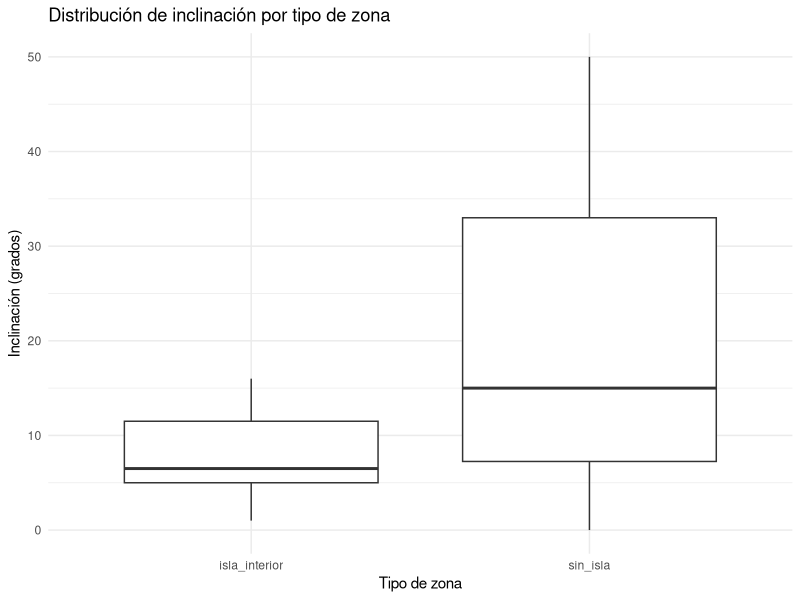
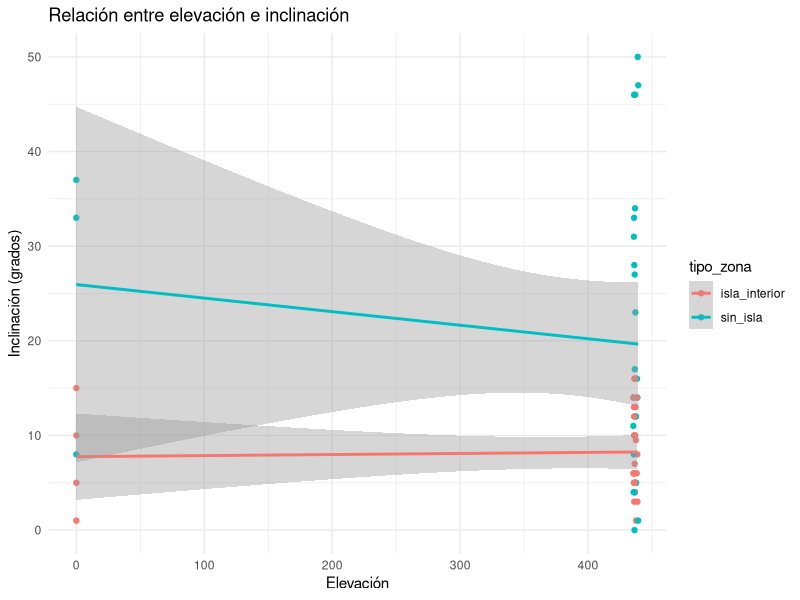
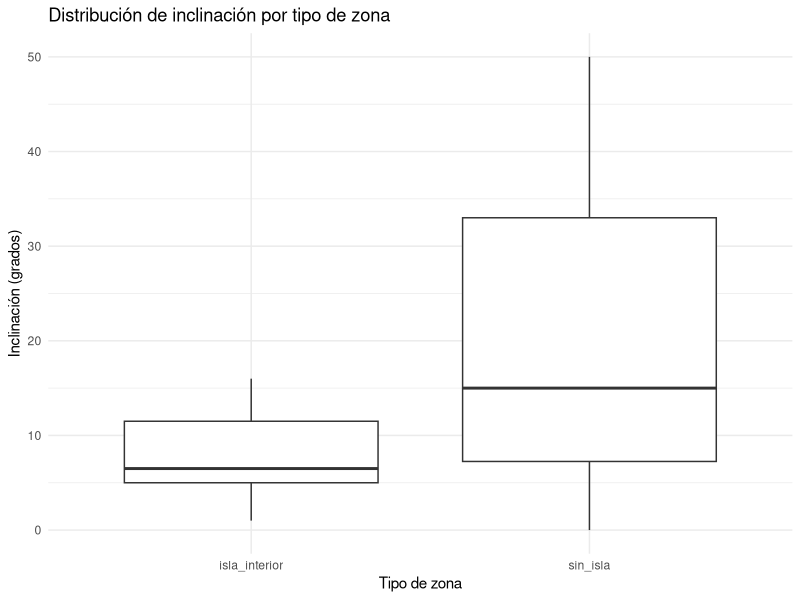
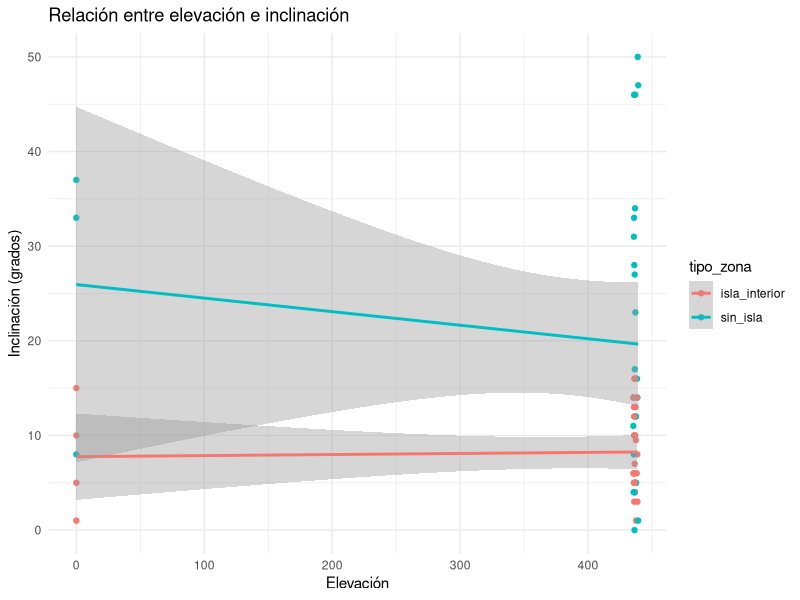
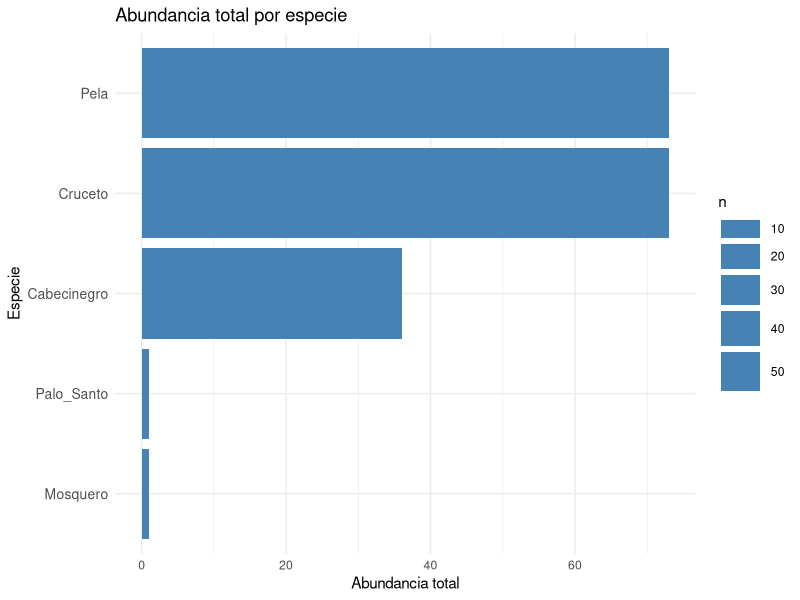
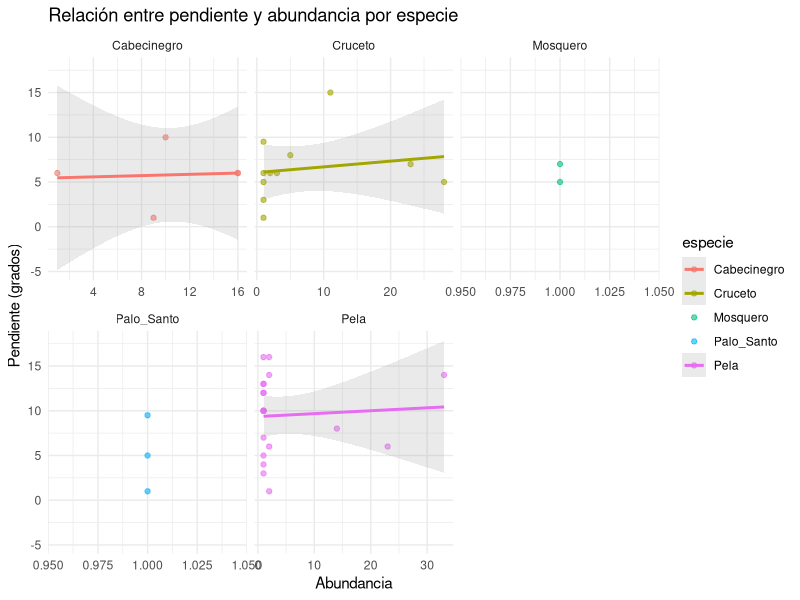
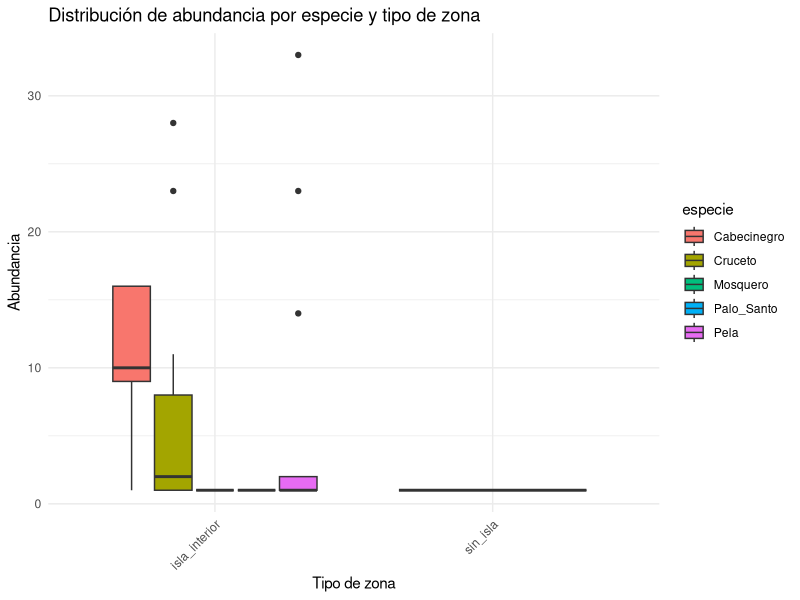
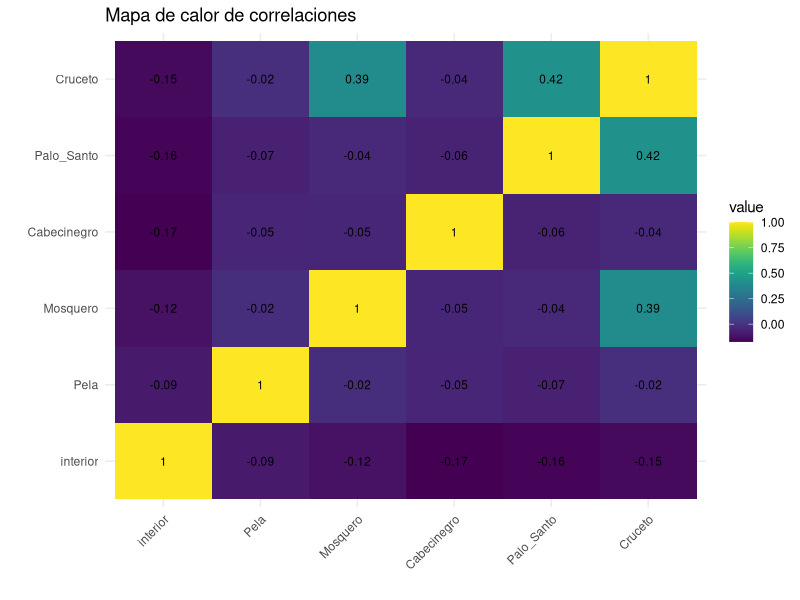

Source code (R) for these figures, in order:
install.packages(c("tidyverse", "car", "ggplot2", "rstatix", "gridExtra"))

# Cargar las bibliotecas necesarias
library(tidyverse)
library(car)
library(ggplot2)
library(rstatix)
library(gridExtra)

# Leer los datos
datos <- read.csv("data.csv")

# Limpiar y preparar los datos
datos_filtrados <- datos %>%
  filter(!str_detect(Title, "^Punto")) %>%  # Eliminar los puntos de vértices
  mutate(
    tipo_zona = case_when(
      Title == "Planta" & !is.na(interior) ~ "isla_interior",
      Title == "Planta" & !is.na(exterior) ~ "isla_exterior",
      Title == "Suelo" ~ "sin_isla",
      TRUE ~ "otros"
    )
  ) %>%
  filter(tipo_zona %in% c("isla_interior", "isla_exterior", "sin_isla")) %>%
  # Convertir NA a 0 en columnas numéricas específicas
  mutate(across(c(interior, exterior), ~replace_na(., 0)))

# 1. Análisis Descriptivo
estadisticas_descriptivas <- datos_filtrados %>%
  group_by(tipo_zona) %>%
  summarise(
    n = n(),
    media_interior = mean(interior, na.rm = TRUE),
    sd_interior = sd(interior, na.rm = TRUE),
    media_elevation = mean(Elevation, na.rm = TRUE),
    sd_elevation = sd(Elevation, na.rm = TRUE)
  )

print("Estadísticas Descriptivas:")
print(estadisticas_descriptivas)

# 2. Test de Normalidad
# Función para realizar test de normalidad de manera segura
test_normalidad <- function(x) {
  if (length(na.omit(x)) >= 3) {  # Shapiro-Wilk necesita al menos 3 observaciones
    test <- shapiro.test(na.omit(x))
    return(data.frame(
      shapiro_stat = test$statistic,
      shapiro_p = test$p.value
    ))
  } else {
    return(data.frame(
      shapiro_stat = NA,
      shapiro_p = NA
    ))
  }
}

normalidad_test <- datos_filtrados %>%
  group_by(tipo_zona) %>%
  summarise(
    test_result = list(test_normalidad(interior))
  ) %>%
  unnest(test_result)

print("\nTest de Normalidad:")
print(normalidad_test)

# 3. Visualización de la distribución
p1 <- ggplot(datos_filtrados, aes(x = tipo_zona, y = interior)) +
  geom_boxplot() +
  theme_minimal() +
  labs(title = "Distribución de inclinación por tipo de zona",
       x = "Tipo de zona",
       y = "Inclinación (grados)")

print(p1)
ggsave("boxplot_inclinacion.png", p1)

# 4. Análisis Estadístico
# Kruskal-Wallis para comparación general
if (length(unique(datos_filtrados$tipo_zona)) >= 2) {
  kruskal_result <- kruskal.test(interior ~ tipo_zona, data = datos_filtrados)
  print("\nResultados Kruskal-Wallis:")
  print(kruskal_result)
  
  # Pruebas post-hoc de Dunn con corrección de Bonferroni
  dunn_test <- datos_filtrados %>%
    dunn_test(interior ~ tipo_zona, p.adjust.method = "bonferroni")
  print("\nPruebas post-hoc de Dunn:")
  print(dunn_test)
}

# 5. Análisis de correlación entre elevación e inclinación
# Usar método de Spearman que es más robusto para datos no normales y con empates
datos_cor <- datos_filtrados %>%
  filter(!is.na(interior) & !is.na(Elevation))

if (nrow(datos_cor) > 0) {
  correlation_test <- cor.test(datos_cor$interior, 
                               datos_cor$Elevation, 
                               method = "spearman",
                               exact = FALSE)  # Usar aproximación para manejar empates
  
  print("\nCorrelación entre elevación e inclinación (Spearman):")
  print(correlation_test)
}

# 6. Visualización de la relación elevación-inclinación
p2 <- ggplot(datos_filtrados, aes(x = Elevation, y = interior, color = tipo_zona)) +
  geom_point() +
  geom_smooth(method = "lm", se = TRUE) +
  theme_minimal() +
  labs(title = "Relación entre elevación e inclinación",
       x = "Elevación",
       y = "Inclinación (grados)")

print(p2)
ggsave("scatter_elevacion_inclinacion.png", p2)

# 7. Análisis de vegetación específica
especies <- datos_filtrados %>%
  group_by(tipo_zona) %>%
  summarise(across(
    c(Pela, Mosquero, Cabecinegro, Palo_Santo, Cruceto),
    ~mean(., na.rm = TRUE)
  ))

print("\nResumen de presencia de especies por zona:")
print(especies)

# 8. Guardar resultados en un archivo
sink("resultados_analisis.txt")
cat("RESULTADOS DEL ANÁLISIS ECOLÓGICO\n\n")
cat("1. Estadísticas Descriptivas:\n")
print(estadisticas_descriptivas)
cat("\n2. Test de Normalidad:\n")
print(normalidad_test)
if (exists("kruskal_result")) {
  cat("\n3. Resultados Kruskal-Wallis:\n")
  print(kruskal_result)
  cat("\n4. Pruebas post-hoc de Dunn:\n")
  print(dunn_test)
}
if (exists("correlation_test")) {
  cat("\n5. Correlación Spearman:\n")
  print(correlation_test)
}
cat("\n6. Resumen de especies por zona:\n")
print(especies)
sink()



## Plots adicionales
# Cargar las bibliotecas necesarias
library(tidyverse)
library(ggplot2)
library(gridExtra)
library(reshape2)
library(viridis)

# 1. Preparar los datos para especies
datos_especies <- datos_filtrados %>%
  select(tipo_zona, interior, exterior, Elevation, 
         Pela, Mosquero, Cabecinegro, Palo_Santo, Cruceto) %>%
  mutate(across(c(Pela:Cruceto), ~replace_na(., 0)))

# 2. Abundancia total de cada especie
p1 <- datos_especies %>%
  select(Pela:Cruceto) %>%
  gather(key = "especie", value = "abundancia") %>%
  ggplot(aes(x = reorder(especie, abundancia), y = abundancia)) +
  geom_bar(stat = "sum", fill = "steelblue") +
  coord_flip() +
  theme_minimal() +
  labs(title = "Abundancia total por especie",
       x = "Especie",
       y = "Abundancia total") +
  theme(axis.text.y = element_text(size = 10))

# 3. Relación entre pendiente y abundancia por especie
datos_long <- datos_especies %>%
  gather(key = "especie", value = "abundancia", Pela:Cruceto) %>%
  filter(abundancia > 0)  # Solo mantener registros con presencia

p2 <- ggplot(datos_long, aes(x = abundancia, y = interior, color = especie)) +
  geom_point(alpha = 0.6) +
  geom_smooth(method = "lm", se = TRUE, alpha = 0.2) +
  theme_minimal() +
  labs(title = "Relación entre pendiente y abundancia por especie",
       x = "Abundancia",
       y = "Pendiente (grados)") +
  facet_wrap(~especie, scales = "free_x")

# 4. Distribución de especies por tipo de zona
p3 <- datos_long %>%
  filter(abundancia > 0) %>%
  ggplot(aes(x = tipo_zona, y = abundancia, fill = especie)) +
  geom_boxplot() +
  theme_minimal() +
  theme(axis.text.x = element_text(angle = 45, hjust = 1)) +
  labs(title = "Distribución de abundancia por especie y tipo de zona",
       x = "Tipo de zona",
       y = "Abundancia")

# 5. Mapa de calor de correlaciones
matriz_cor <- datos_especies %>%
  select(interior, Pela:Cruceto) %>%
  cor(use = "pairwise.complete.obs")

p4 <- ggplot(data = melt(matriz_cor), aes(x = Var1, y = Var2, fill = value)) +
  geom_tile() +
  scale_fill_viridis() +
  theme_minimal() +
  theme(axis.text.x = element_text(angle = 45, hjust = 1)) +
  labs(title = "Mapa de calor de correlaciones",
       x = "", y = "") +
  geom_text(aes(label = round(value, 2)), size = 3)

# 6. Relación entre elevación y abundancia por especie
p5 <- ggplot(datos_long, aes(x = Elevation, y = abundancia, color = especie)) +
  geom_point() +
  geom_smooth(method = "lm", se = TRUE) +
  theme_minimal() +
  labs(title = "Relación entre elevación y abundancia por especie",
       x = "Elevación",
       y = "Abundancia") +
  facet_wrap(~especie, scales = "free_y")

# 7. Composición de especies por tipo de zona (proporción)
p6 <- datos_long %>%
  group_by(tipo_zona, especie) %>%
  summarise(abundancia_total = sum(abundancia)) %>%
  ggplot(aes(x = tipo_zona, y = abundancia_total, fill = especie)) +
  geom_bar(position = "fill", stat = "identity") +
  theme_minimal() +
  labs(title = "Composición proporcional de especies por tipo de zona",
       x = "Tipo de zona",
       y = "Proporción") +
  theme(axis.text.x = element_text(angle = 45, hjust = 1))

# 8. Relación entre pendiente interior y exterior para plantas
p7 <- datos_filtrados %>%
  filter(!is.na(interior) & !is.na(exterior)) %>%
  ggplot(aes(x = interior, y = exterior)) +
  geom_point() +
  geom_smooth(method = "lm", se = TRUE) +
  theme_minimal() +
  labs(title = "Relación entre pendiente interior y exterior",
       x = "Pendiente interior (grados)",
       y = "Pendiente exterior (grados)")

# Guardar todos los gráficos
ggsave("abundancia_total_especies.png", p1, width = 10, height = 6)
ggsave("pendiente_vs_abundancia.png", p2, width = 12, height = 8)
ggsave("distribucion_especies_zona.png", p3, width = 10, height = 6)
ggsave("mapa_calor_correlaciones.png", p4, width = 10, height = 8)
ggsave("elevacion_vs_abundancia.png", p5, width = 12, height = 8)
ggsave("composicion_especies_zona.png", p6, width = 10, height = 6)
ggsave("pendiente_interior_vs_exterior.png", p7, width = 8, height = 6)

# Crear un resumen estadístico de las relaciones
# Correlaciones entre pendiente y abundancia por especie
correlaciones <- datos_long %>%
  group_by(especie) %>%
  summarise(
    cor_pendiente = cor(interior, abundancia, use = "complete.obs"),
    cor_elevacion = cor(Elevation, abundancia, use = "complete.obs")
  )

print("Correlaciones entre variables:")
print(correlaciones)

# Guardar resumen en archivo
sink("resumen_correlaciones.txt")
cat("RESUMEN DE CORRELACIONES\n\n")
print(correlaciones)
sink()
